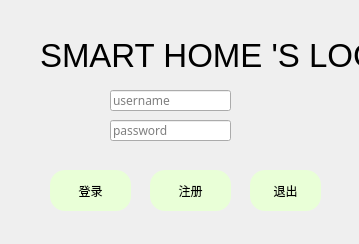
<?xml version="1.0" encoding="UTF-8"?>
<ui version="4.0">
 <class>login</class>
 <widget class="QWidget" name="login">
  <property name="geometry">
   <rect>
    <x>0</x>
    <y>0</y>
    <width>359</width>
    <height>244</height>
   </rect>
  </property>
  <property name="font">
   <font>
    <family>黑体</family>
   </font>
  </property>
  <property name="windowTitle">
   <string>login</string>
  </property>
  <property name="styleSheet">
   <string notr="true">QPushButton{
	
board:2px solid #e7ff06;
border-radius:15px;
background-color:#e9ffd7;
}
QPushButton::hover
{
background-color:#2380a2;
}
QPushButton::pressed
{
background-color:#93b4ff;
}</string>
  </property>
  <widget class="QLineEdit" name="userEdit">
   <property name="geometry">
    <rect>
     <x>110</x>
     <y>90</y>
     <width>121</width>
     <height>21</height>
    </rect>
   </property>
   <property name="text">
    <string/>
   </property>
   <property name="placeholderText">
    <string>username</string>
   </property>
  </widget>
  <widget class="QLabel" name="label_2">
   <property name="geometry">
    <rect>
     <x>252</x>
     <y>304</y>
     <width>16</width>
     <height>20</height>
    </rect>
   </property>
   <property name="font">
    <font>
     <family>Fixedsys</family>
     <pointsize>12</pointsize>
     <weight>75</weight>
     <bold>true</bold>
    </font>
   </property>
   <property name="text">
    <string/>
   </property>
  </widget>
  <widget class="QPushButton" name="loginBt">
   <property name="geometry">
    <rect>
     <x>50</x>
     <y>170</y>
     <width>81</width>
     <height>41</height>
    </rect>
   </property>
   <property name="font">
    <font>
     <family>微软雅黑</family>
    </font>
   </property>
   <property name="text">
    <string>登录</string>
   </property>
  </widget>
  <widget class="QPushButton" name="resiBt">
   <property name="enabled">
    <bool>true</bool>
   </property>
   <property name="geometry">
    <rect>
     <x>150</x>
     <y>170</y>
     <width>81</width>
     <height>41</height>
    </rect>
   </property>
   <property name="font">
    <font>
     <family>微软雅黑</family>
    </font>
   </property>
   <property name="text">
    <string>注册</string>
   </property>
  </widget>
  <widget class="QLabel" name="label_3">
   <property name="geometry">
    <rect>
     <x>40</x>
     <y>30</y>
     <width>401</width>
     <height>51</height>
    </rect>
   </property>
   <property name="font">
    <font>
     <family>Arial</family>
     <pointsize>25</pointsize>
    </font>
   </property>
   <property name="text">
    <string>SMART HOME 'S LOGIN</string>
   </property>
  </widget>
  <widget class="QPushButton" name="squitBt">
   <property name="enabled">
    <bool>true</bool>
   </property>
   <property name="geometry">
    <rect>
     <x>250</x>
     <y>170</y>
     <width>71</width>
     <height>41</height>
    </rect>
   </property>
   <property name="font">
    <font>
     <family>微软雅黑</family>
    </font>
   </property>
   <property name="text">
    <string>退出</string>
   </property>
  </widget>
  <widget class="QLineEdit" name="passEdit">
   <property name="geometry">
    <rect>
     <x>110</x>
     <y>120</y>
     <width>121</width>
     <height>21</height>
    </rect>
   </property>
   <property name="text">
    <string/>
   </property>
   <property name="echoMode">
    <enum>QLineEdit::Password</enum>
   </property>
   <property name="placeholderText">
    <string>password</string>
   </property>
  </widget>
 </widget>
 <layoutdefault spacing="6" margin="11"/>
 <resources/>
 <connections/>
</ui>
